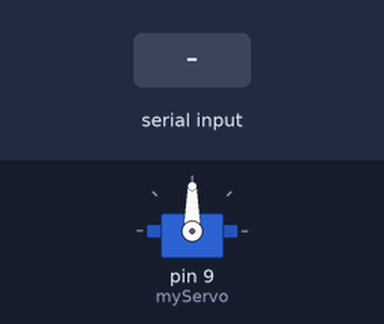
Recording of a sketch running on a simulated Arduino Uno, built with avr-gcc and run on an emulated ATmega328P. On the bench: servo. Inputs (shaded band) come from the test bench. What the sketch prints to the serial monitor is not drawn.

Above: at 1.2 s.
1.3 s: "+" received over Serial
At 1.45 s:
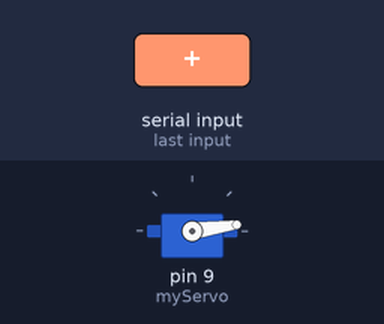
4.3 s: "-" received over Serial
At 4.75 s:
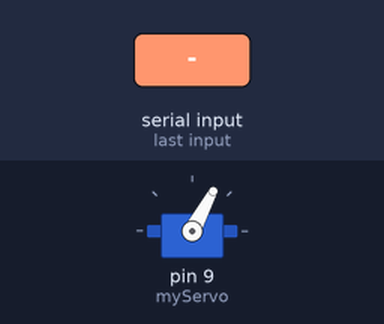
Timing chart, 0 to 7.3 s (numbered marks = the images above; inputs shaded):
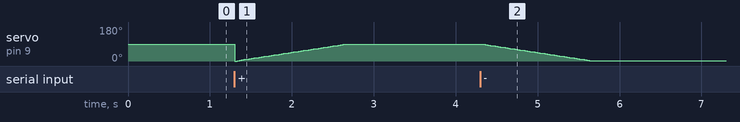

The sketch:

sketch_jan08a.ino
```cpp
#include <Servo.h>

Servo myServo; //function connected to Servo

int angle = 0; //angle for servo to go to


void setup() {
  Serial.begin(9600);
  Serial.println("character? ");
  myServo.attach(9); //tells what pin servo is attached to
}

void loop(){
  if(Serial.available()){
    char chari = Serial.read();
    if(chari == '+'){
      for(angle = 0; angle < 90; angle+=1){

        myServo.write(angle);
        delay(15);
      }
    }
    else if(chari == '-'){
      for(angle = 90; angle > 0; angle-=1){

         myServo.write(angle);
        delay(15);
      }
    }
  }


}
```
